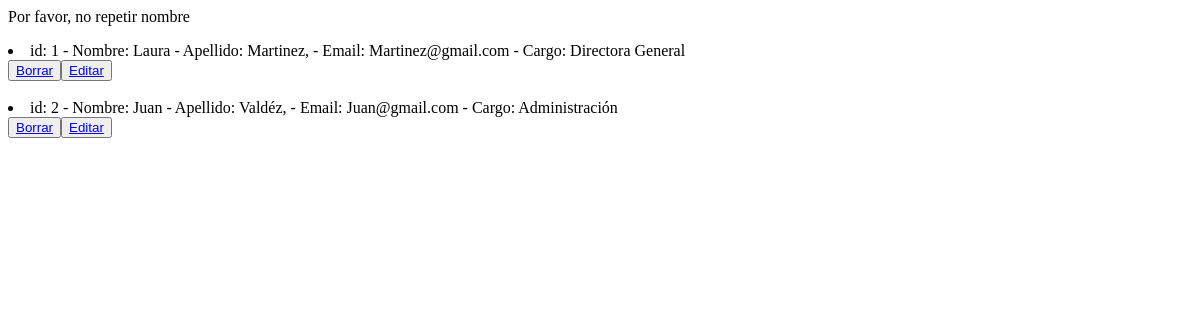
Before: /Turismo/listaProfes/ (signed in) with the older database file.
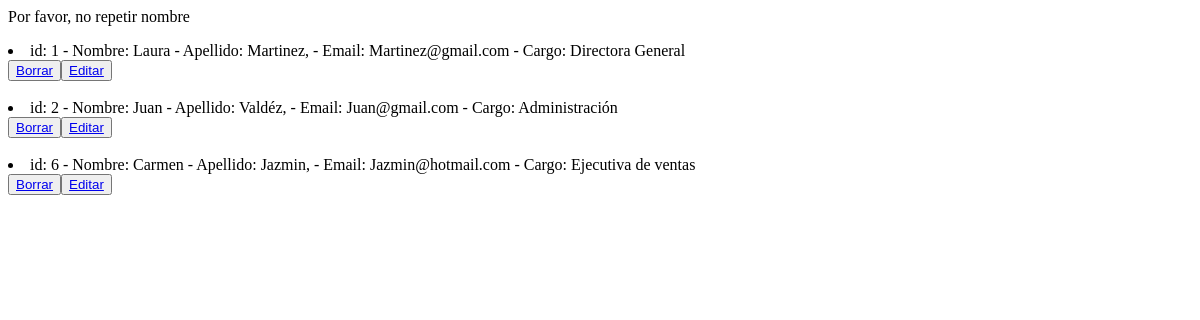
After: the same page with the newer database file.
### Turismo/models.py (models this page shows)
class Profesionales(models.Model):
    nombre = models.CharField(max_length=40)
    apellido = models.CharField(max_length=40)
    email = models.EmailField()
    cargo = models.CharField(max_length=40, default="")
    def __str__(self):
        return f" id: {self.id} - Nombre: {self.nombre} - Apellido: {self.apellido}, - Email: {self.email} - Cargo: {self.cargo}"
    class Meta:
        verbose_name_plural = "Profesionales"

### Turismo/views.py (the view)
# urls.py: path('listaProfes/', views.listaProfesionales, name="ListaProfesionales"),
@login_required
def listaProfesionales(request):
        profesionales = Profesionales.objects.all()
        contexto = {"profesionales":profesionales}
        return render(request, "Turismo/leerProfesionales.html",contexto)

### Turismo/templates/Turismo/leerProfesionales.html (shortened to what this page needs)
<p> Por favor, no repetir nombre</p>
{% for p in profesionales %}
<li>{{p}}</li>
<button>
    <a href="{% url 'BorrarProfes' p.nombre %}">Borrar</a>
</button><button>
    <a href="{% url 'EditarProfes' p.nombre %}">Editar</a>
</button>
{% endfor %}

Changed rows visible on the page:
added Profesionales: id+nombre+apellido "id: 6 - Nombre: Carmen - Apellido: Jazmin, - Email: Jazmin@hotmail.com - Cargo: Ejecutiva de ventas"
